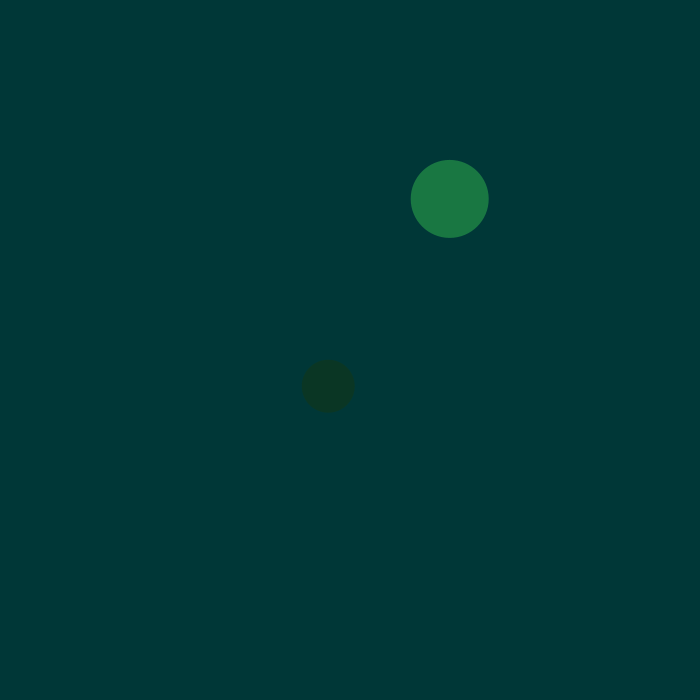
Frame 1 (no input)
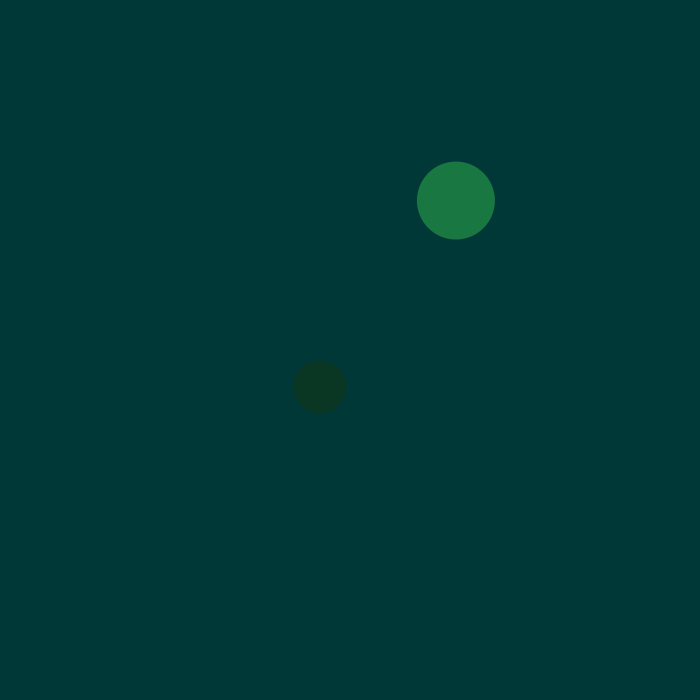
Frame 60 (the mouse pressed at the canvas centre just before this capture)
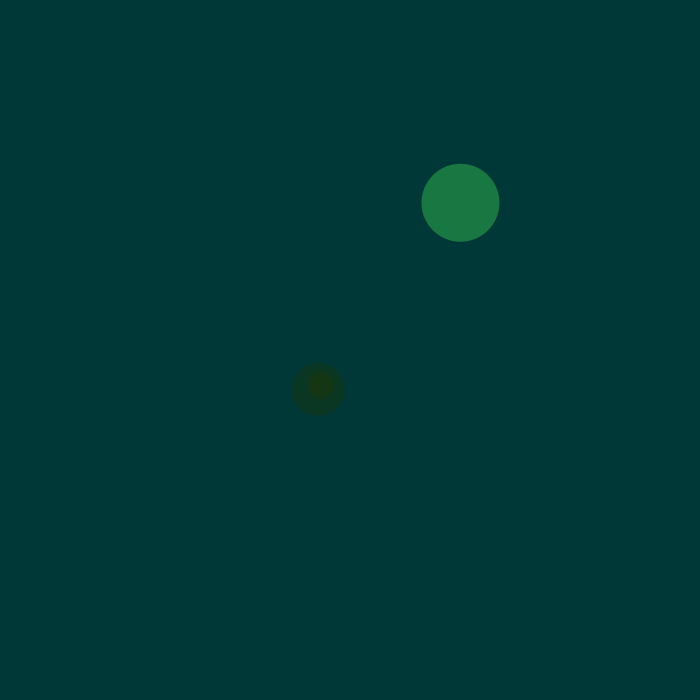
Frame 120 (the mouse held since frame 60 and released just before this capture)

The Processing sketch that drew these frames (run headless with seeded random() and noise(); from frame 60 on, the mouse is pressed at the canvas centre):

// Processing sketch: mitosis
// ── mitosis.pde
ArrayList<Cell> cells;

void setup()
{
  size(700, 700);
  cells = new ArrayList<Cell>();

  cells.add(new Cell(gen(30, width-20), gen(30, height-20), gen(40, 80)));
  cells.add(new Cell(gen(30, width-20), gen(30, height-20), gen(40, 80)));
}

void draw()
{ 
  background(0, 55, 55);
  for (int i = 0; i < cells.size(); ++i)
  {
    cells.get(i).move();
    cells.get(i).show();
  }
}

void mousePressed()
{
  boolean pressed = false;
  for (int i = 0; i < cells.size(); ++i)
  {
    if (cells.get(i).clicked(mouseX, mouseY))
    {
      pressed = true;
      Cell A = new Cell(cells.get(i).x, cells.get(i).y, cells.get(i).si/2);
      A.red = cells.get(i).red;
      A.green = cells.get(i).green;
      A.blue = cells.get(i).blue;

      Cell B = new Cell(cells.get(i).x, cells.get(i).y, cells.get(i).si/2);
      B.red = cells.get(i).red;
      B.green = cells.get(i).green;
      B.blue = cells.get(i).blue;

      cells.add(A);
      cells.add(B);
    }
  }

  if (!pressed)
  {
    Cell C = new Cell(mouseX, mouseY, gen(40, 80));
    C.red = gen(3, 255);
    C.green = gen(3, 255);
    C.blue = gen(3, 255);

    cells.add(C);
  }
}


int gen(int s, int e)
{
  assert(s < e);
  return round(random(s, e));
}

// ── Cell.pde
class Cell
{
  float x, y;
  
  int red, green, blue, si;

  Helper v;
  
  Cell(float xa, float ya, int s)
  {
    this.x = xa;
    this.y = ya;
    si = s;
    v = new Helper();
    red = gen(3, 255);
    green = gen(3, 255);
    blue = gen(3, 255);
  }

  boolean clicked(float a, float b)
  {
    int d = v.distance(this.x, this.y, a, b);
    
    if (d < this.si)
      return true;
     else
       return false;
  }

  void move()
  {
    v.rand();
    this.x += v.xi;
    this.y += v.yi;
  }

  void show()
  {
    noStroke();
    fill(red, green, blue, 100);
    ellipse(x, y, si, si);
  }
}

class Helper
{
  float xi, yi;

  void rand()
  {
    xi = random(-1, 1);
    yi = random(-1, 1);
  }
  
  int distance(float a, float b, float c, float d)
  {
      
      int dis =  round(sqrt(sq(c - a) + sq(d - b)));
      return dis;
  }
}
